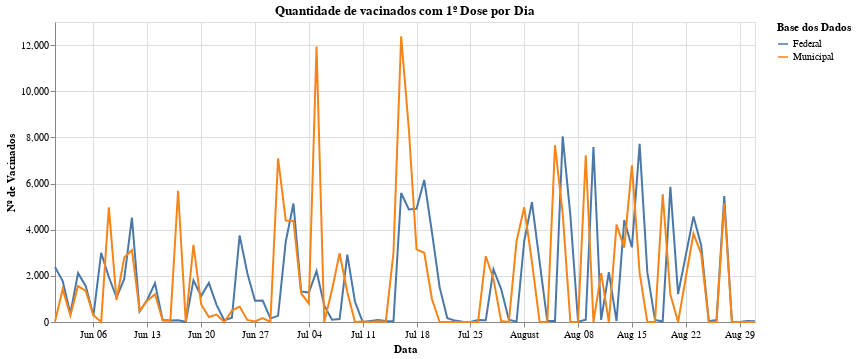

The cell this chart's notebook holds for it:
### Code cell
alt.Chart(vacinados1DosePorDia).mark_line().encode(
    alt.X('data:T', title='Data'),
    alt.Y('aplic_por_dia:Q', title='Nº de Vacinados'),
    alt.Color('fonte_dados:N', title='Base dos Dados')
).properties(
    width=700,
    title='Quantidade de vacinados com 1º Dose por Dia'
)

### Figure 1 — Vega-Lite specification as saved in the notebook (floating-point values rounded to 4 significant figures; data arrays with more than 128 entries replaced by an {"elided": "..."} marker saying what was removed)
{"config": {"view": {"continuousWidth": 400, "continuousHeight": 300}}, "data": {"name": "data-4e7fa25bbd69978d994d13e5974d582c"}, "mark": "line", "encoding": {"color": {"type": "nominal", "field": "fonte_dados", "title": "Base dos Dados"}, "x": {"type": "temporal", "field": "data", "title": "Data"}, "y": {"type": "quantitative", "field": "aplic_por_dia", "title": "Nº de Vacinados"}}, "title": "Quantidade de vacinados com 1º Dose por Dia", "width": 700, "$schema": "https://vega.github.io/schema/vega-lite/v4.8.1.json", "datasets": {"data-4e7fa25bbd69978d994d13e5974d582c": {"elided": "182 records"}}}
